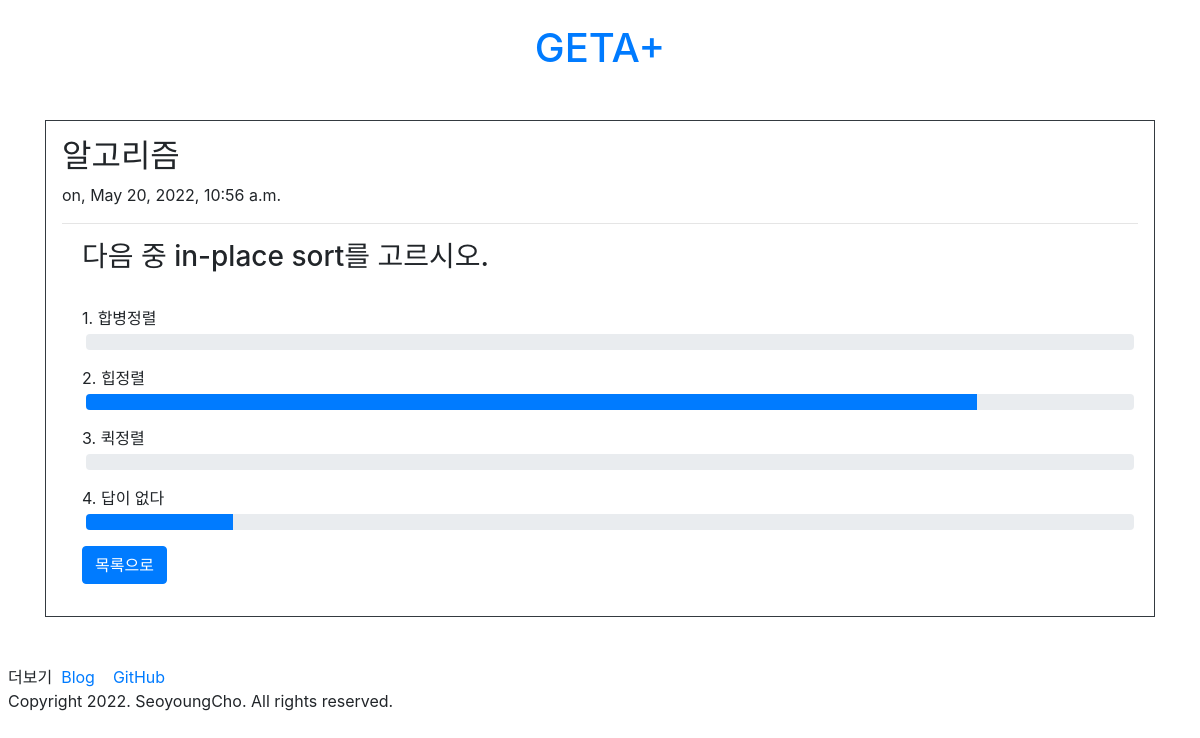
/questions/question/answer/result/3/, run on an earlier commit of the app's database.
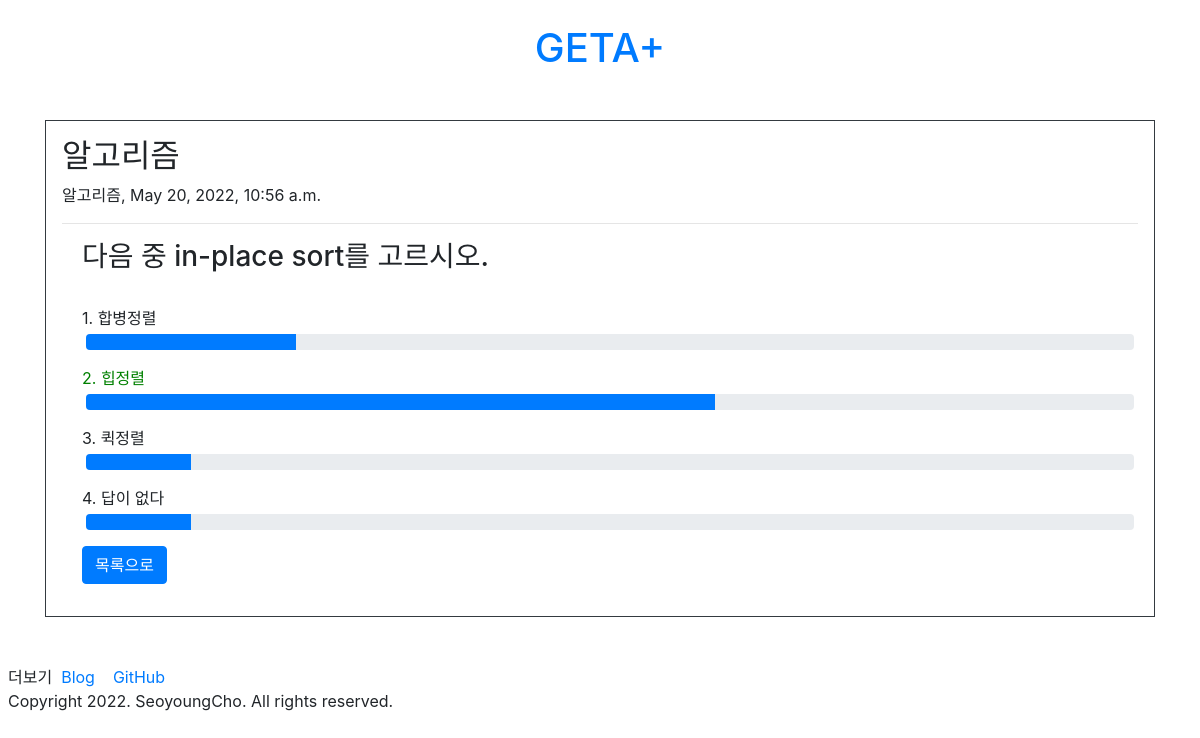
And on a later commit of the database.
### questions/models.py (models this page shows)
class Question(models.Model):
    title = models.CharField(max_length = 200)
    subject = models.CharField(max_length = 50)
    create_date = models.DateTimeField()
    content = models.TextField()
    ans1 = models.TextField()
    ans2 = models.TextField()
    ans3 = models.TextField()
    ans4 = models.TextField()
    ans = models.TextField()

### questions/views.py (the view)
# urls.py: path('question/answer/result/<int:answer_id>/', views.answer_result, name='answer_result'),
def answer_result(request, answer_id):
    answer = get_object_or_404(Answer, pk=answer_id)
    question = answer.question
    total = len(Answer.objects.filter(question=question))
    ans1 = int(len(Answer.objects.filter(question=question).filter(content=1))/total*100)
    ans2 = int(len(Answer.objects.filter(question=question).filter(content=2))/total*100)
    ans3 = int(len(Answer.objects.filter(question=question).filter(content=3))/total*100)
    ans4 = int(len(Answer.objects.filter(question=question).filter(content=4))/total*100)
    context = {'question': question, 'answer': answer, 'ans1': ans1, 'ans2': ans2, 'ans3': ans3, 'ans4': ans4}
    return render(request, 'questions/result.html', context)

### templates/questions/result.html (shortened to what this page needs)
<!DOCTYPE html>
<html>
<head>
	{% load static %}
	<link rel="stylesheet" type="text/css" href="{% static 'bootstrap.min.css' %}">
</head>
<body>
	<div>
		<div class="py-4 text-center">
  			<header>
  				<h1><a class="text-decoration-none" href="/">GETA+</a></h1>
  			</header>
   		</div>
        <div class='container my-3'>
    		<div class="border border-dark p-3">
      			<h2>{{question.title}}</h2>
				{{question.subject}}, {{question.create_date}}
				<hr>
				<form class="form-check my-3">
					<h3>{{question.content}}</h3><br>
					<div class="form-group">
        				<label class="form-check-label" id="1">1. {{question.ans1}}</label>
						<div class="progress m-1">
  							<div class="progress-bar" role="progressbar" style="width: {{ans1}}%" aria-valuenow="{{ans1}}" aria-valuemin="0" aria-valuemax="100"></div>
						</div>
					</div>
					<div class="form-group">
        				<label class="form-check-label" id="2">2. {{question.ans2}}</label>
						<div class="progress m-1">
  							<div class="progress-bar" role="progressbar" style="width: {{ans2}}%" aria-valuenow="{{ans2}}" aria-valuemin="0" aria-valuemax="100"></div>
						</div>
					</div>
					<div class="form-group">
        				<label class="form-check-label" id="3">3. {{question.ans3}}</label>
						<div class="progress m-1">
  							<div class="progress-bar" role="progressbar" style="width: {{ans3}}%" aria-valuenow="{{ans3}}" aria-valuemin="0" aria-valuemax="100"></div>
						</div>
					</div>
					<div class="form-group">
        				<label class="form-check-label" id="4">4. {{question.ans4}}</label>
						<div class="progress m-1">
  							<div class="progress-bar" role="progressbar" style="width: {{ans4}}%" aria-valuenow="{{ans4}}" aria-valuemin="0" aria-valuemax="100"></div>
						</div>
					</div>
    				<input onclick="location.href='/questions/'" class="btn btn-primary" type="button" value="목록으로">
				</form>
    		</div>
  		</div>
		<br>
        <div class='m-2'>
        <div>
            더보기&nbsp;
        	<a href='https://stonesy927.tistory.com/' target='_blank'>
            Blog
        	</a>
        	<a href='https://github.com/ChoSeoyoung' target='_blank'>
            GitHub
        	</a>
      	</div>
      <div>
        Copyright 2022. SeoyoungCho. All rights reserved.
      </div>
    </div>
	</div>
</body>
</html>

What changed in the data, as far as the page shows it:
changed Question "알고리즘": subject "on" → "알고리즘"
Also different on the page:
{{ ans2 }}: 85 → 60 (drawn)
{{ ans4 }}: 14 → 10 (drawn)
